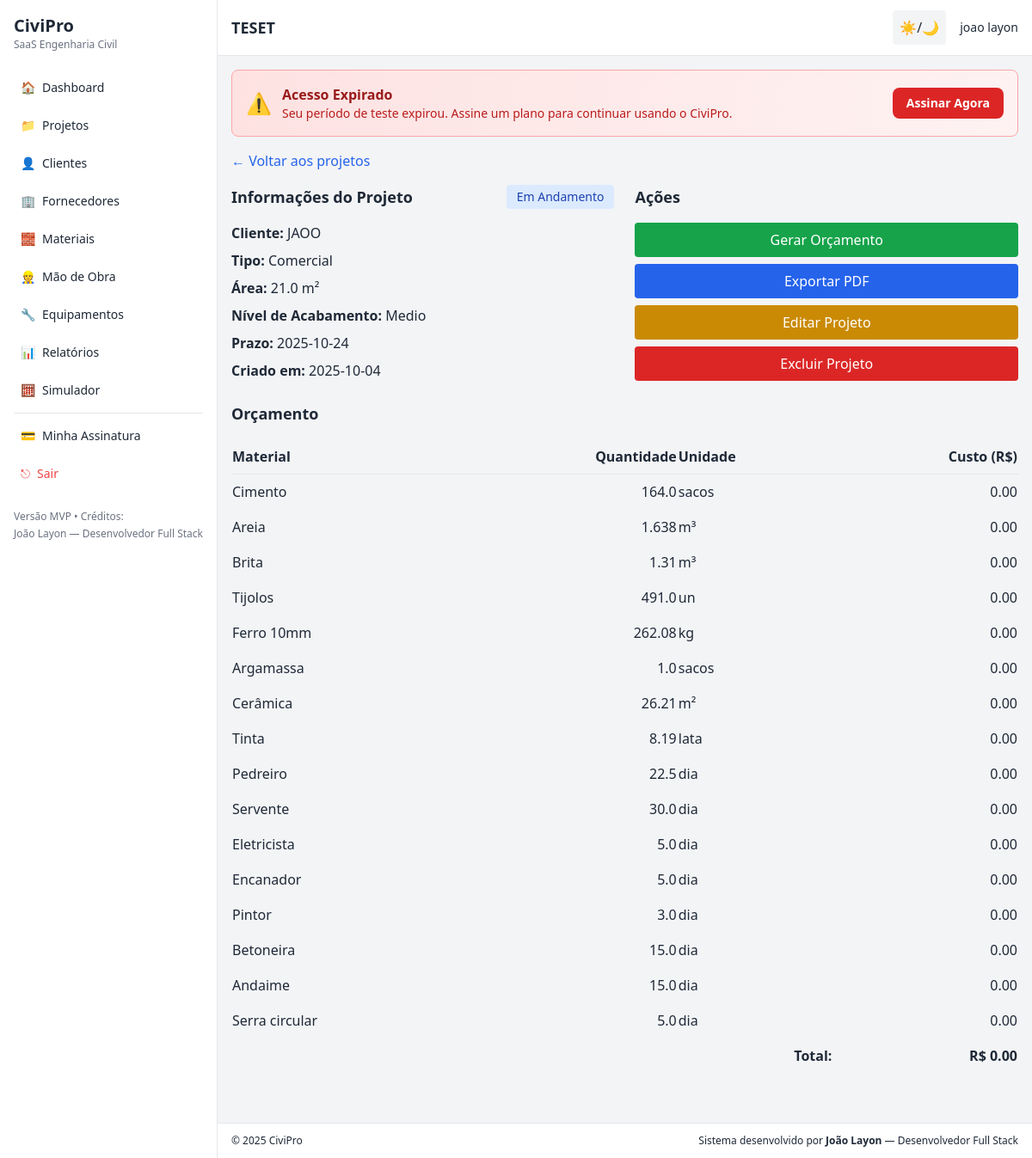
Page /projects/1 (signed in) on the committed database.
### tables this page shows
CREATE TABLE projects (
        id INTEGER PRIMARY KEY AUTOINCREMENT,
        user_id INTEGER,
        name TEXT,
        client TEXT,
        area REAL,
        finish_level TEXT,
        deadline TEXT,
        created_at TEXT, project_type TEXT DEFAULT 'residencial', status TEXT DEFAULT 'em_andamento', notes TEXT, real_cost REAL DEFAULT 0, client_id INTEGER,
        FOREIGN KEY(user_id) REFERENCES users(id)
    );

CREATE TABLE users (
        id INTEGER PRIMARY KEY AUTOINCREMENT,
        name TEXT NOT NULL,
        email TEXT UNIQUE NOT NULL,
        password_hash TEXT NOT NULL,
        created_at TEXT
    , trial_start_date TEXT, trial_end_date TEXT, subscription_status TEXT DEFAULT 'trial', subscription_id TEXT, plan_id TEXT);

CREATE TABLE budgets (
        id INTEGER PRIMARY KEY AUTOINCREMENT,
        project_id INTEGER,
        material TEXT,
        quantity REAL,
        unit TEXT,
        cost REAL,
        created_at TEXT, item_type TEXT DEFAULT 'material',
        FOREIGN KEY(project_id) REFERENCES projects(id)
    );

### app.py (the view)
@app.route("/projects/<int:project_id>")
def project_view(project_id):
    user = current_user()
    if not user:
        return redirect(url_for("login"))
    conn = get_db_conn()
    proj = conn.execute("SELECT * FROM projects WHERE id=? AND user_id=?", (project_id, user["id"])).fetchone()
    if not proj:
        conn.close()
        flash("Projeto não encontrado", "danger")
        return redirect(url_for("projects_list"))
    budget = conn.execute("SELECT material, quantity, unit, cost FROM budgets WHERE project_id=?", (project_id,)).fetchall()
    conn.close()
    total = sum([b["cost"] for b in budget]) if budget else 0
    return render_template("view_project.html", project=proj, budget=budget, total=total, user=user)

### app.py (called while the page is built)
def get_db_conn():
    conn = sqlite3.connect(DB)
    conn.row_factory = sqlite3.Row
    return conn

def current_user():
    uid = session.get("user_id")
    if not uid:
        return None
    conn = get_db_conn()
    user = conn.execute(
        """SELECT id, name, email, trial_start_date, trial_end_date,
        subscription_status, subscription_id, plan_id FROM users WHERE id=?""",
        (uid,)
    ).fetchone()
    conn.close()
    return user

def check_subscription_status(user):
    if not user:
        return {'active': False, 'status': 'no_user', 'days_left': 0}
    status = user['subscription_status'] or 'trial'
    if status == 'active':
        return {'active': True, 'status': 'active', 'days_left': None, 'is_trial': False}
    if status == 'trial':
        if user['trial_end_date']:
            trial_end = datetime.fromisoformat(user['trial_end_date'])
            now = datetime.utcnow()
            if now < trial_end:
                days_left = (trial_end - now).days + 1
                return {'active': True, 'status': 'trial', 'days_left': days_left, 'is_trial': True}
        return {'active': False, 'status': 'trial_expired', 'days_left': 0, 'is_trial': False}
    return {'active': False, 'status': status, 'days_left': 0, 'is_trial': False}

@app.context_processor
def inject_datetime():
    user = current_user()
    subscription = check_subscription_status(user) if user else None
    return {
        'datetime': datetime,
        'current_user': current_user,
        'subscription_status': subscription
    }

### templates/view_project.html (shortened to what this page needs)
{% extends "base.html" %}
{% block page_title %}{{ project.name }}{% endblock %}
{% block content %}
<div class="mb-4">
  <a href="{{ url_for('projects_list') }}" class="text-blue-600 dark:text-blue-400 hover:underline">← Voltar aos projetos</a>
</div>
<div class="grid grid-cols-1 lg:grid-cols-2 gap-6">
  <div class="card">
    <div class="flex justify-between items-start mb-4">
      <h3 class="text-lg font-bold">Informações do Projeto</h3>
      <span class="px-3 py-1 rounded text-sm
        {% if project.status == 'em_andamento' %}bg-blue-100 text-blue-800 dark:bg-blue-900 dark:text-blue-200
        {% elif project.status == 'concluido' %}bg-green-100 text-green-800 dark:bg-green-900 dark:text-green-200
        {% else %}bg-yellow-100 text-yellow-800 dark:bg-yellow-900 dark:text-yellow-200{% endif %}">
        {% if project.status == 'em_andamento' %}Em Andamento
        {% elif project.status == 'concluido' %}Concluído
        {% elif project.status == 'pausado' %}Pausado
        {% else %}Em Andamento{% endif %}
      </span>
    </div>
    <div class="space-y-2">
      <p><strong>Cliente:</strong> {{ project.client or '-' }}</p>
      <p><strong>Tipo:</strong>
        {% if project.project_type == 'residencial' %}Residencial
        {% elif project.project_type == 'comercial' %}Comercial
        {% elif project.project_type == 'industrial' %}Industrial
        {% else %}Residencial{% endif %}
      </p>
      <p><strong>Área:</strong> {{ project.area }} m²</p>
      <p><strong>Nível de Acabamento:</strong> {{ project.finish_level|title }}</p>
      <p><strong>Prazo:</strong> {{ project.deadline or '-' }}</p>
      <p><strong>Criado em:</strong> {{ project.created_at[:10] }}</p>
    </div>
  </div>
  <div class="card">
    <h3 class="text-lg font-bold mb-4">Ações</h3>
    <div class="space-y-2">
      <form method="POST" action="{{ url_for('generate_budget', project_id=project.id) }}">
        <button type="submit" class="w-full px-4 py-2 bg-green-600 text-white rounded hover:bg-green-700">Gerar Orçamento</button>
      </form>
      {% if budget %}
      <a href="{{ url_for('export_pdf', project_id=project.id) }}" class="block w-full px-4 py-2 bg-blue-600 text-white rounded hover:bg-blue-700 text-center">Exportar PDF</a>
      {% endif %}
      <a href="{{ url_for('project_edit', project_id=project.id) }}" class="block w-full px-4 py-2 bg-yellow-600 text-white rounded hover:bg-yellow-700 text-center">Editar Projeto</a>
      <form method="POST" action="{{ url_for('project_delete', project_id=project.id) }}" onsubmit="return confirm('Tem certeza que deseja excluir este projeto?')">
        <button type="submit" class="w-full px-4 py-2 bg-red-600 text-white rounded hover:bg-red-700">Excluir Projeto</button>
      </form>
    </div>
  </div>
</div>
<div class="mt-6 card">
  <h3 class="text-lg font-bold mb-4">Orçamento</h3>
  {% if budget %}
  <div class="overflow-x-auto">
    <table class="w-full">
      <thead>
        <tr class="border-b border-gray-200 dark:border-gray-700">
          <th class="text-left py-2">Material</th>
          <th class="text-right py-2">Quantidade</th>
          <th class="text-left py-2">Unidade</th>
          <th class="text-right py-2">Custo (R$)</th>
        </tr>
      </thead>
      <tbody>
        {% for item in budget %}
        <tr class="border-b border-gray-100 dark:border-gray-800">
          <td class="py-2">{{ item.material }}</td>
          <td class="text-right py-2">{{ item.quantity }}</td>
          <td class="py-2">{{ item.unit }}</td>
          <td class="text-right py-2">{{ "%.2f"|format(item.cost) }}</td>
        </tr>
        {% endfor %}
      </tbody>
      <tfoot>
        <tr class="font-bold">
          <td colspan="3" class="text-right py-2">Total:</td>
          <td class="text-right py-2">R$ {{ "%.2f"|format(total) }}</td>
        </tr>
      </tfoot>
    </table>
  </div>
  {% else %}
  <p class="text-gray-500 dark:text-gray-400">Nenhum orçamento gerado ainda. Clique em "Gerar Orçamento" acima.</p>
  {% endif %}
</div>
{% endblock %}

### templates/base.html (shortened to what this page needs)
<!doctype html>
<html lang="pt-BR" class="transition-colors">
  <head>
    <script src="https://cdn.tailwindcss.com"></script>
  </head>
  <body class="bg-gray-100 dark:bg-gray-900 text-gray-800 dark:text-gray-100">
    <div class="flex h-screen">
      {% if session.get('user_id') %}
      <aside class="sidebar bg-white dark:bg-gray-800 border-r border-gray-200 dark:border-gray-700 p-4 hidden md:block">
        <div class="mb-6">
          <h1 class="text-xl font-bold">CiviPro</h1>
          <p class="text-xs text-gray-500 dark:text-gray-400">SaaS Engenharia Civil</p>
        </div>
        <nav class="space-y-2 text-sm">
          <a href="{{ url_for('dashboard') }}" class="flex items-center gap-2 p-2 rounded hover:bg-gray-100 dark:hover:bg-gray-700">
            <span>🏠</span> <span>Dashboard</span>
          </a>
          <a href="{{ url_for('projects_list') }}" class="flex items-center gap-2 p-2 rounded hover:bg-gray-100 dark:hover:bg-gray-700">
            <span>📁</span> <span>Projetos</span>
          </a>
          <a href="{{ url_for('clients_list') }}" class="flex items-center gap-2 p-2 rounded hover:bg-gray-100 dark:hover:bg-gray-700">
            <span>👤</span> <span>Clientes</span>
          </a>
          <a href="{{ url_for('suppliers_list') }}" class="flex items-center gap-2 p-2 rounded hover:bg-gray-100 dark:hover:bg-gray-700">
            <span>🏢</span> <span>Fornecedores</span>
          </a>
          <a href="{{ url_for('materials_list') }}" class="flex items-center gap-2 p-2 rounded hover:bg-gray-100 dark:hover:bg-gray-700">
            <span>🧱</span> <span>Materiais</span>
          </a>
          <a href="{{ url_for('labor_list') }}" class="flex items-center gap-2 p-2 rounded hover:bg-gray-100 dark:hover:bg-gray-700">
            <span>👷</span> <span>Mão de Obra</span>
          </a>
          <a href="{{ url_for('equipment_list') }}" class="flex items-center gap-2 p-2 rounded hover:bg-gray-100 dark:hover:bg-gray-700">
            <span>🔧</span> <span>Equipamentos</span>
          </a>
          <a href="{{ url_for('reports') }}" class="flex items-center gap-2 p-2 rounded hover:bg-gray-100 dark:hover:bg-gray-700">
            <span>📊</span> <span>Relatórios</span>
          </a>
          <a href="{{ url_for('simulator') }}" class="flex items-center gap-2 p-2 rounded hover:bg-gray-100 dark:hover:bg-gray-700">
            <span>🧮</span> <span>Simulador</span>
          </a>
          <hr class="my-2 border-gray-200 dark:border-gray-700">
          <a href="{{ url_for('subscription_manage') }}" class="flex items-center gap-2 p-2 rounded hover:bg-gray-100 dark:hover:bg-gray-700">
            <span>💳</span> <span>Minha Assinatura</span>
          </a>
          <a href="{{ url_for('logout') }}" class="flex items-center gap-2 p-2 rounded hover:bg-gray-100 dark:hover:bg-gray-700 text-red-500">
            <span>⎋</span> <span>Sair</span>
          </a>
        </nav>
        <div class="mt-6 text-xs text-gray-500 dark:text-gray-400">
          <p>Versão MVP • Créditos:</p>
          <p class="mt-1 font-medium">João Layon — Desenvolvedor Full Stack</p>
        </div>
      </aside>
      {% endif %}
      <div class="flex-1 flex flex-col">
        <header class="flex items-center justify-between px-4 py-3 bg-white dark:bg-gray-800 border-b border-gray-200 dark:border-gray-700">
          <div class="flex items-center gap-4">
            <h2 class="text-lg font-semibold">{% block page_title %}Painel{% endblock %}</h2>
          </div>
          <div class="flex items-center gap-4">
            <button id="themeToggle" title="Tema" class="p-2 rounded bg-gray-100 dark:bg-gray-700">☀️/🌙</button>
            {% if session.get('user_id') %}
            <div class="hidden sm:flex items-center gap-2">
              <span class="text-sm">{{ current_user().name if current_user() else '' }}</span>
            </div>
            {% else %}
            <a href="{{ url_for('login') }}" class="text-sm px-3 py-1 rounded bg-green-600 text-white">Entrar</a>
            {% endif %}
          </div>
        </header>
        <main class="p-4 overflow-auto content">
          {% if session.get('user_id') and subscription_status %}
            {% if subscription_status.is_trial and subscription_status.active %}
              <div class="mb-4 p-4 bg-gradient-to-r from-blue-100 to-blue-50 dark:from-blue-900 dark:to-blue-800 rounded-lg border border-blue-300 dark:border-blue-700">
                <div class="flex items-center justify-between">
                  <div class="flex items-center gap-3">
                    <span class="text-2xl">🎁</span>
                    <div>
                      <h3 class="font-bold text-blue-800 dark:text-blue-200">
                        Teste Grátis: {{ subscription_status.days_left }} dia{{ 's' if subscription_status.days_left != 1 else '' }} restante{{ 's' if subscription_status.days_left != 1 else '' }}
                      </h3>
                      <p class="text-sm text-blue-700 dark:text-blue-300">
                        Aproveite todos os recursos do CiviPro. Assine para continuar após o período de teste.
                      </p>
                    </div>
                  </div>
                  <a href="{{ url_for('subscription_plans') }}" class="px-4 py-2 bg-blue-600 text-white rounded-lg hover:bg-blue-700 text-sm font-semibold whitespace-nowrap">
                    Ver Planos
                  </a>
                </div>
              </div>
            {% elif not subscription_status.active %}
              <div class="mb-4 p-4 bg-gradient-to-r from-red-100 to-red-50 dark:from-red-900 dark:to-red-800 rounded-lg border border-red-300 dark:border-red-700">
                <div class="flex items-center justify-between">
                  <div class="flex items-center gap-3">
                    <span class="text-2xl">⚠️</span>
                    <div>
                      <h3 class="font-bold text-red-800 dark:text-red-200">Acesso Expirado</h3>
                      <p class="text-sm text-red-700 dark:text-red-300">
                        Seu período de teste expirou. Assine um plano para continuar usando o CiviPro.
                      </p>
                    </div>
                  </div>
                  <a href="{{ url_for('subscription_plans') }}" class="px-4 py-2 bg-red-600 text-white rounded-lg hover:bg-red-700 text-sm font-semibold whitespace-nowrap">
                    Assinar Agora
                  </a>
                </div>
              </div>
            {% endif %}
          {% endif %}
          {% block content %}
          {% endblock %}
        </main>
        <footer class="px-4 py-3 bg-white dark:bg-gray-800 border-t border-gray-200 dark:border-gray-700 text-xs">
          <div class="flex justify-between">
            <div>© {{ datetime.utcnow().year }} CiviPro</div>
            <div class="text-right">
              Sistema desenvolvido por <strong>João Layon</strong> — Desenvolvedor Full Stack
            </div>
          </div>
        </footer>
      </div>
    </div>
  </body>
</html>

### templates/base.html (style rules this page uses)
.sidebar { min-width: 220px; max-width: 260px; }
.content { min-height: calc(100vh - 64px); }
.card { @apply bg-white dark:bg-gray-800 shadow rounded-lg p-4; }

### rows in the picture
projects: name "TESET", client "JAOO", area "21.0", finish_level "Medio", deadline "2025-10-24", created_at "2025-10-04"
users: name "joao layon"
budgets: material "Cimento", quantity "164.0", unit "sacos", cost "0.00"
budgets: material "Areia", quantity "1.638", unit "m³", cost "0.00"
budgets: material "Brita", quantity "1.31", unit "m³", cost "0.00"
budgets: material "Tijolos", quantity "491.0", unit "un", cost "0.00"
budgets: material "Ferro 10mm", quantity "262.08", unit "kg", cost "0.00"
budgets: material "Argamassa", quantity "1.0", unit "sacos", cost "0.00"
budgets: material "Cerâmica", quantity "26.21", unit "m²", cost "0.00"
budgets: material "Tinta", quantity "8.19", unit "lata", cost "0.00"
budgets: material "Pedreiro", quantity "22.5", unit "dia", cost "0.00"
budgets: material "Servente", quantity "30.0", unit "dia", cost "0.00"
budgets: material "Eletricista", quantity "5.0", unit "dia", cost "0.00"
budgets: material "Encanador", quantity "5.0", unit "dia", cost "0.00"
budgets: material "Pintor", quantity "3.0", unit "dia", cost "0.00"
budgets: material "Betoneira", quantity "15.0", unit "dia", cost "0.00"
budgets: material "Andaime", quantity "15.0", unit "dia", cost "0.00"
budgets: material "Serra circular", quantity "5.0", unit "dia", cost "0.00"

### other values in the picture
{{ "%.2f"|format(total) }} "0.00"
